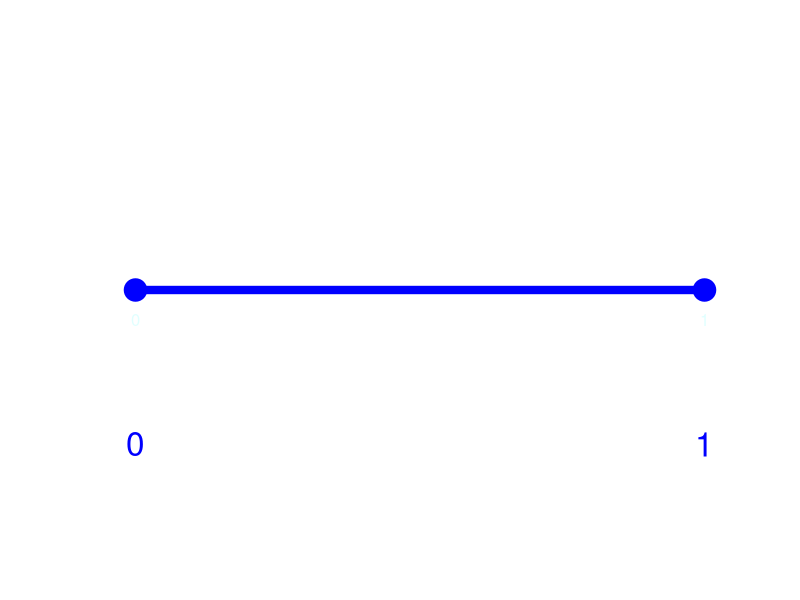
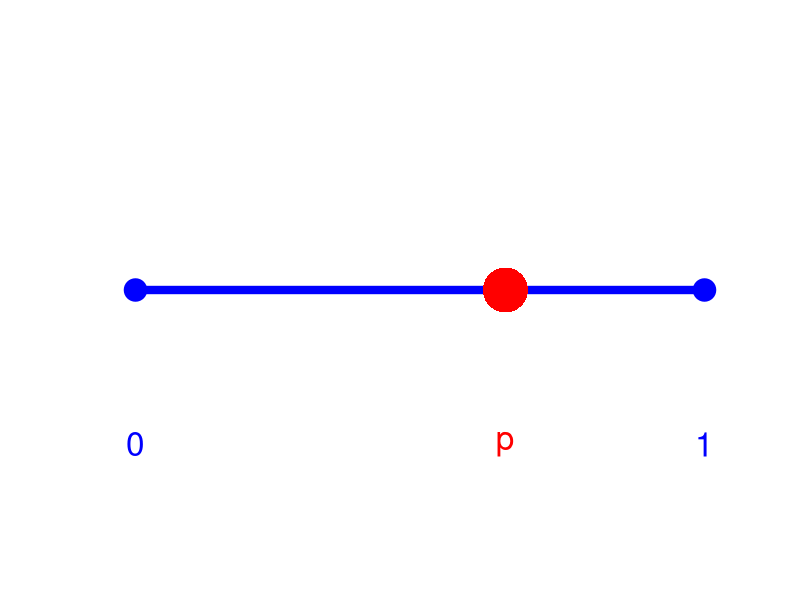
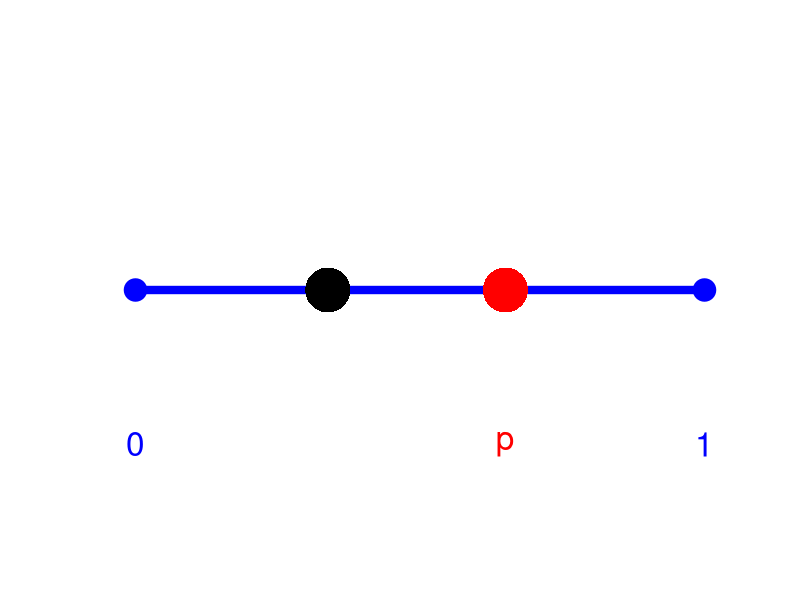
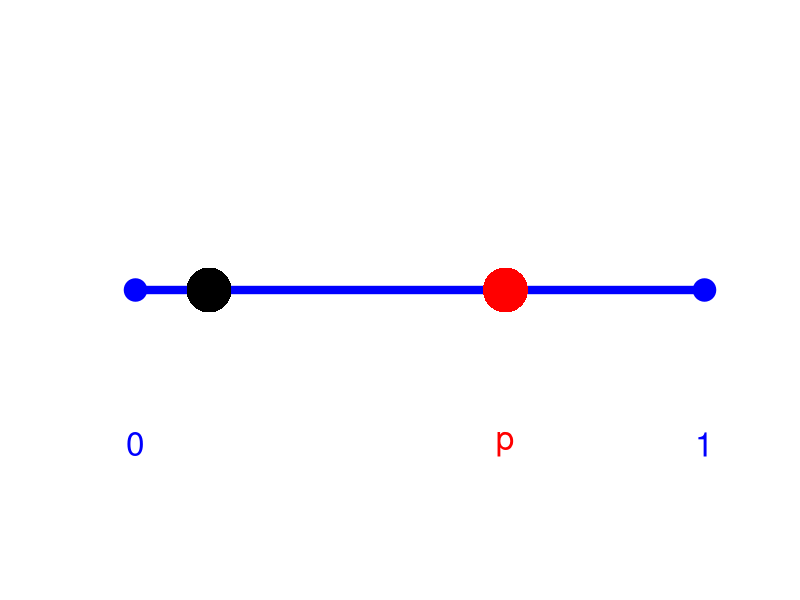
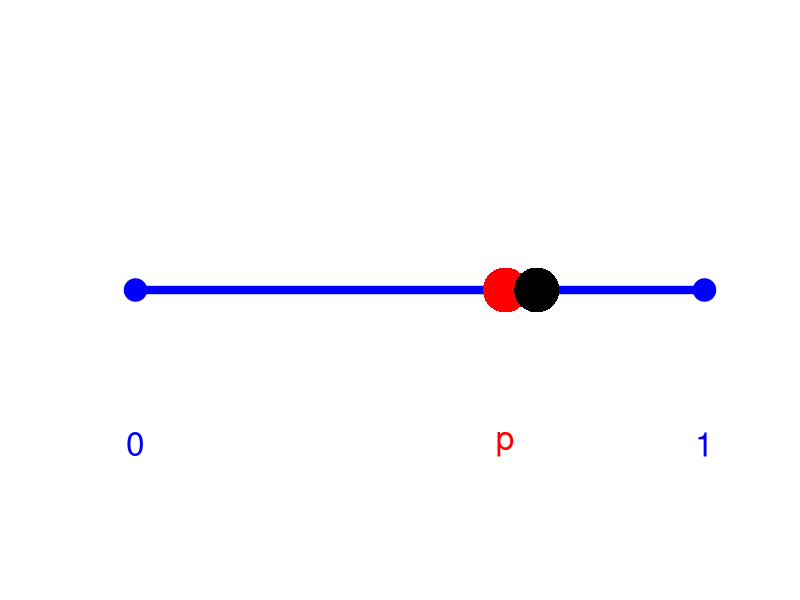
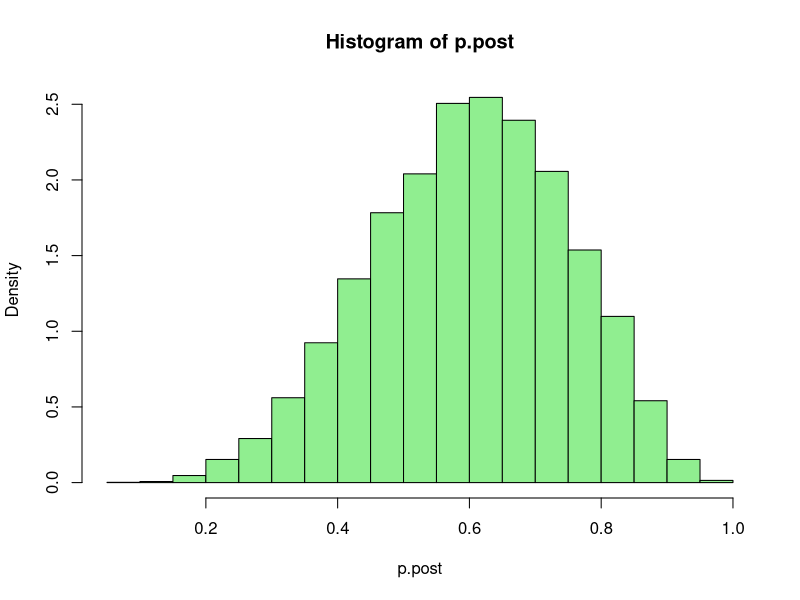
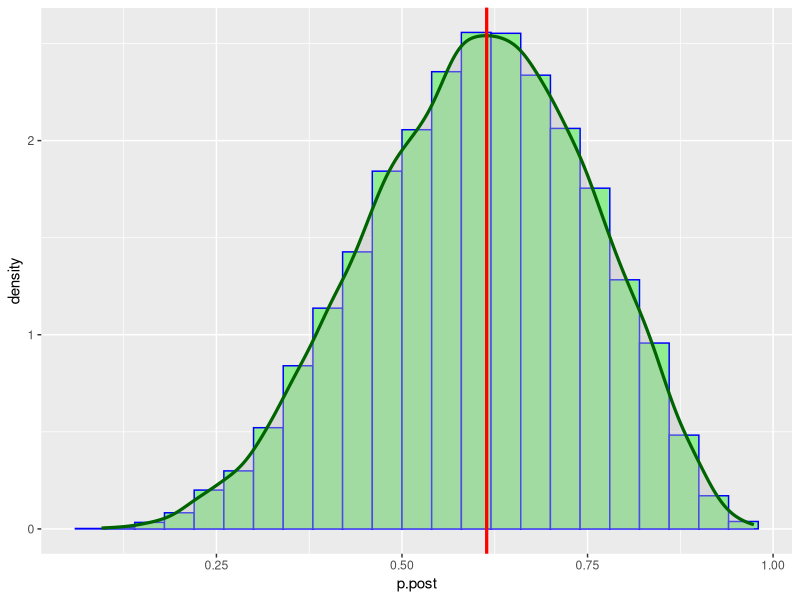

The R source for these figures, in order:
## ---- chunk 1
A<-1.1
B<-0.25
old.par<-par(usr=c(-A,A,-B,B))
options(repr.plot.width=16,repr.plot.height=3)
plot.new()
plot.window(xlim=c(-A,A),ylim=c(-B,B),bty="o")
bg<-"LightCyan"
axis(1,pos=0,lwd=1.5,at=c(-1,1),labels=c("0","1"),col.lab="blue",cex.lab=2,tick=FALSE,
     col.axis=bg,cex.axis=1,las=1)
Lx<-c(-1,1)
Ly<-c(0,0)
lines(Lx,Ly,lwd=8,col="blue")
points(Lx,Ly,pch=19,cex=3,col="blue")
text(Lx,c(-0.2,-0.2),c("0","1"),col="blue",cex=2)
par(old.par)
## ---- chunk 2
A<-1.1
B<-0.25
old.par<-par(usr=c(-A,A,-B,B))
options(repr.plot.width=16,repr.plot.height=3)
plot.new()
plot.window(xlim=c(-A,A),ylim=c(-B,B),bty="o")
bg<-"white"
axis(1,pos=0,lwd=1.5,at=c(-1,1),labels=c("0","1"),col.lab="blue",cex.lab=2,tick=FALSE,
     col.axis=bg,cex.axis=1,las=1)
Lx<-c(-1,1)
Ly<-c(0,0)
lines(Lx,Ly,lwd=8,col="blue")
points(Lx,Ly,pch=19,cex=3,col="blue")
text(Lx,c(-0.2,-0.2),c("0","1"),col="blue",cex=2)
x.cue<--1+2*0.65
points(x.cue,0,pch=16,col="red",cex=6)
text(x.cue,-0.2,c("p"),col="red",cex=2)
par(old.par)
## ---- chunk 3
# Game rules: first to attain W points wins
W<-6

# Initialization
set.seed(24025)   # some arbitrary seed - for the sake of reproducibility
## ---- chunk 4
A<-1.1
B<-0.25
old.par<-par(usr=c(-A,A,-B,B))
options(repr.plot.width=16,repr.plot.height=3)
plot.new()
plot.window(xlim=c(-A,A),ylim=c(-B,B),bty="o")
bg<-"white"
axis(1,pos=0,lwd=1.5,at=c(-1,1),labels=c("0","1"),col.lab="blue",cex.lab=2,tick=FALSE,
     col.axis=bg,cex.axis=1,las=1)
Lx<-c(-1,1)
Ly<-c(0,0)
lines(Lx,Ly,lwd=8,col="blue")
points(Lx,Ly,pch=19,cex=3,col="blue")
text(Lx,c(-0.2,-0.2),c("0","1"),col="blue",cex=2)
x.cue<--1+2*0.65
points(x.cue,0,pch=16,col="red",cex=6)
text(x.cue,-0.2,c("p"),col="red",cex=2)
x<--1+2*runif(1)
points(x,0,pch=16,col="black",cex=6)
par(old.par)
## ---- chunk 5
A<-1.1
B<-0.25
old.par<-par(usr=c(-A,A,-B,B))
options(repr.plot.width=16,repr.plot.height=3)
plot.new()
plot.window(xlim=c(-A,A),ylim=c(-B,B),bty="o")
bg<-"white"
axis(1,pos=0,lwd=1.5,at=c(-1,1),labels=c("0","1"),col.lab="blue",cex.lab=2,tick=FALSE,
     col.axis=bg,cex.axis=1,las=1)
Lx<-c(-1,1)
Ly<-c(0,0)
lines(Lx,Ly,lwd=8,col="blue")
points(Lx,Ly,pch=19,cex=3,col="blue")
text(Lx,c(-0.2,-0.2),c("0","1"),col="blue",cex=2)
x.cue<--1+2*0.65
points(x.cue,0,pch=16,col="red",cex=6)
text(x.cue,-0.2,c("p"),col="red",cex=2)
x<--1+2*runif(1)
points(x,0,pch=16,col="black",cex=6)
par(old.par)
## ---- chunk 6
A<-1.1
B<-0.25
old.par<-par(usr=c(-A,A,-B,B))
options(repr.plot.width=16,repr.plot.height=3)
plot.new()
plot.window(xlim=c(-A,A),ylim=c(-B,B),bty="o")
bg<-"white"
axis(1,pos=0,lwd=1.5,at=c(-1,1),labels=c("0","1"),col.lab="blue",cex.lab=2,tick=FALSE,
     col.axis=bg,cex.axis=1,las=1)
Lx<-c(-1,1)
Ly<-c(0,0)
lines(Lx,Ly,lwd=8,col="blue")
points(Lx,Ly,pch=19,cex=3,col="blue")
text(Lx,c(-0.2,-0.2),c("0","1"),col="blue",cex=2)
x.cue<--1+2*0.65
points(x.cue,0,pch=16,col="red",cex=6)
text(x.cue,-0.2,c("p"),col="red",cex=2)
x<--1+2*runif(1)
points(x,0,pch=16,col="black",cex=6)
par(old.par)
## ---- chunk 7
#number of throws so far, number of points for A so far, same for B
n<-8
a<-5
b<-n-a
## ---- chunk 8
N<-100000
p<-runif(N)
ap<-rbinom(N,size=n,prob=p)
## ---- chunk 9
T<-table(ap)
T
## ---- chunk 10
p.post<-p[ap==a]
n.post<-length(p.post)
str(p.post)
## ---- chunk 11
F.result<-rbinom(n.post,size=W-b,prob=1-p.post)       # number of points for Bob 
B.wins<-(F.result==(W-b))
Freq.Bob.wins<-sum(B.wins)/n.post
round(Freq.Bob.wins,3)
## ---- chunk 12
# Store as a data.frame, for plotting
p.post.df<-data.frame(p.post)
str(p.post.df)
## ---- chunk 13
require(MASS,quietly=TRUE)
require(ggplot2,quietly=TRUE)
## ---- chunk 14
options(repr.plot.width=7,repr.plot.height=7)
h<-hist(p.post,freq=FALSE,col="LightGreen")
p.post.density<-density(p.post)
str(p.post.density)
## ---- chunk 15
p.post.MAP<-p.post.density$x[which.max(p.post.density$y)]
round(p.post.MAP,3)
round(a/n,3)
fractions(p.post.MAP)
## ---- chunk 16
options(repr.plot.width=7,repr.plot.height=7)
plot.01<-ggplot(p.post.df, aes(x=p.post))+geom_histogram(aes(y=after_stat(density)),binwidth=0.04,color="blue",fill="LightGreen")+
    geom_density(alpha=.4, color="DarkGreen",fill="gray",linewidth=1.1)

plot.01+geom_vline(aes(xintercept=p.post.MAP),color="red", linewidth=1.1)
